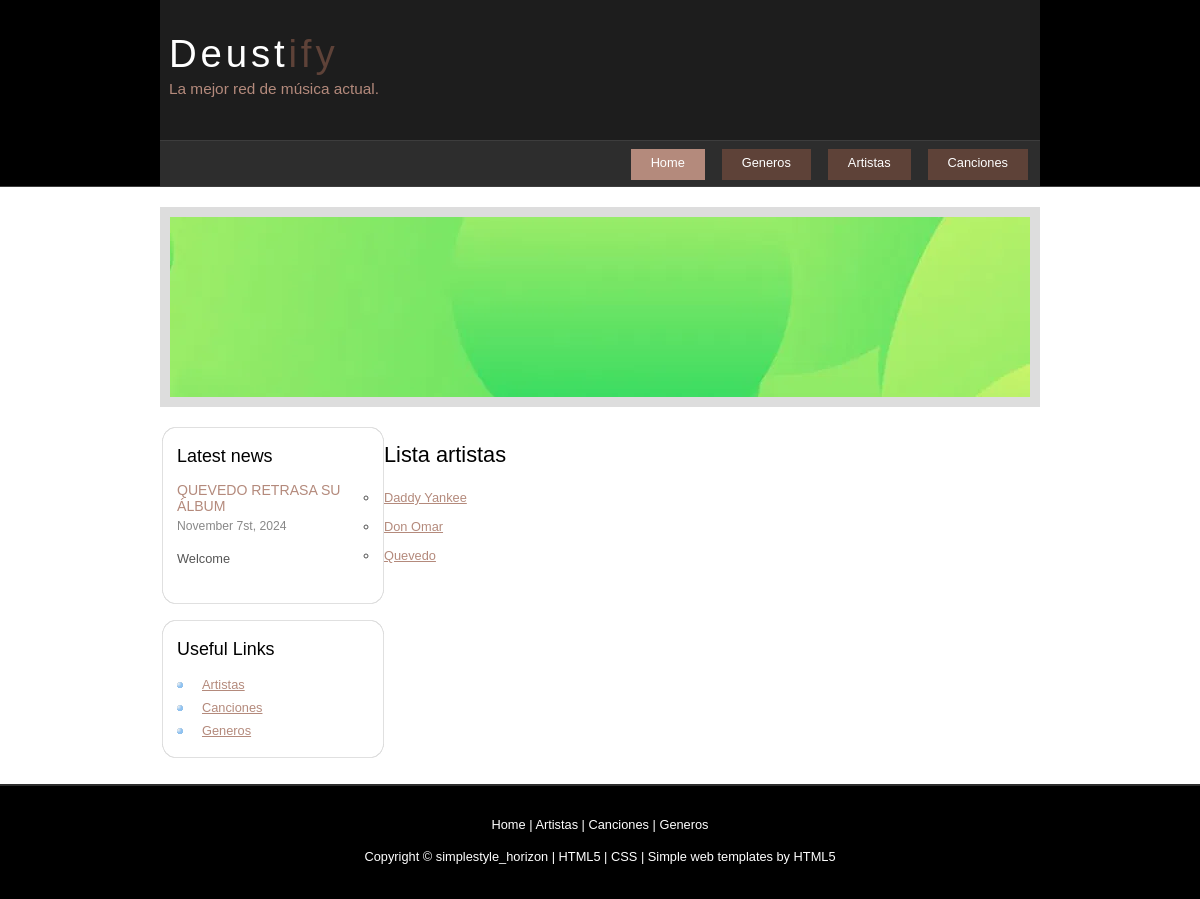
The page /es/spotyWebApp/artistas on the database as committed earlier.
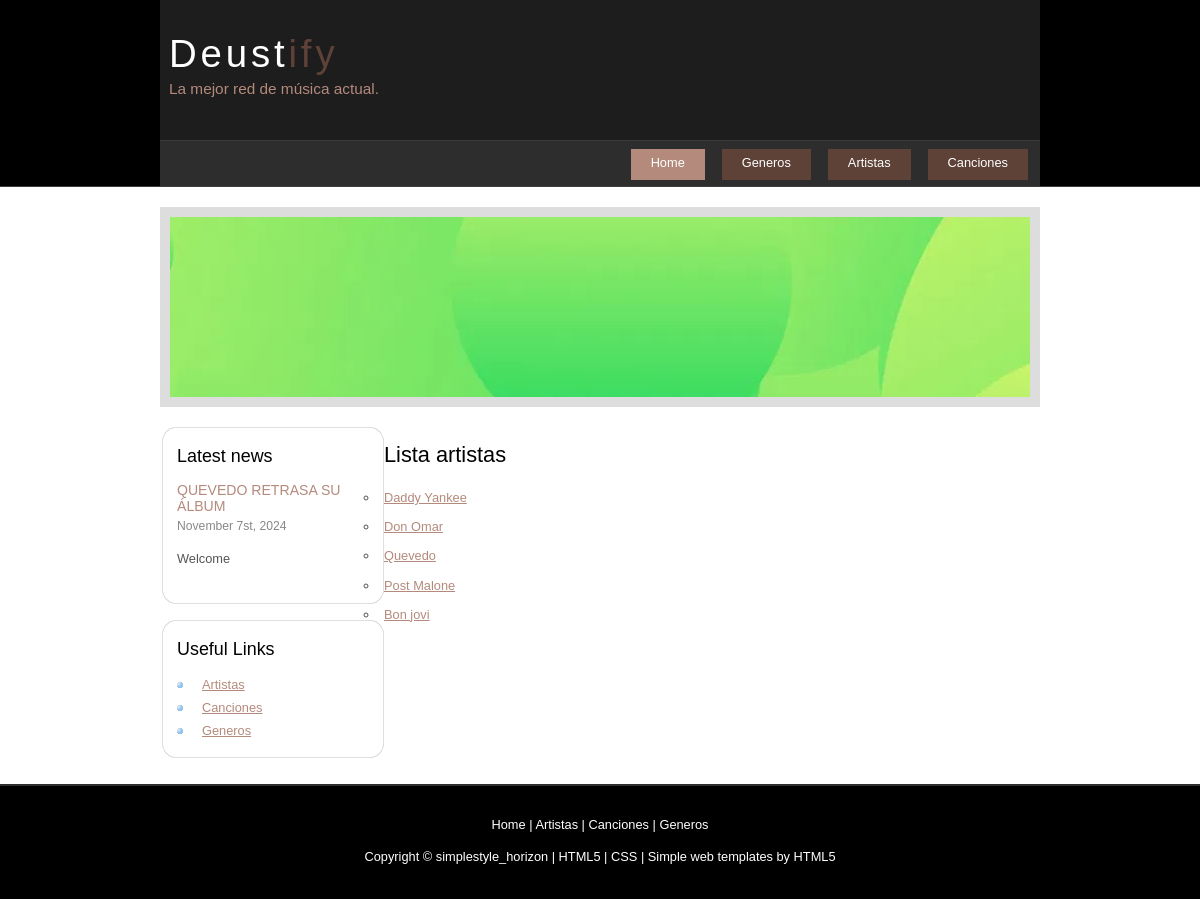
The same page on the database as committed later.
### spotyWebApp/models.py (models this page shows, shortened)
class Artista(models.Model):
    nombre = models.CharField(max_length=25)
    id = models.IntegerField(default=0,primary_key=True)
    fechaNacimiento = models.DateField(null = True)
    genero = models.ForeignKey(Genero, related_name="artistas", on_delete=models.CASCADE)
    imagen_url = models.URLField(blank=True, null=True)

### spotyWebApp/views.py (the view)
# urls.py: path('artistas',ListaArtistasView.as_view(), name= 'listaArtistas'),
class ListaArtistasView(ListView):
    model = Artista
    template_name = 'listaArtista.html'
    context_object_name = 'artistas'

### spotyWebApp/templates/listaArtista.html
{% extends 'base.html'%}
{%block contenido%}
        <h1>Lista artistas</h1>
        <ul>
        {% for artista in artistas %}
            <li>
                <a href="{% url 'detalleArtista' artista.id %}">
                    {{ artista.nombre }}
                </a>
            </li>
        {% empty %}
            <li>No hay artistas.</li>
        {% endfor %}
        </ul>
    {%endblock%}

Rows that differ between the two databases and show on the page:
added Artista: nombre "Post Malone"
added Artista: nombre "Bon jovi"
